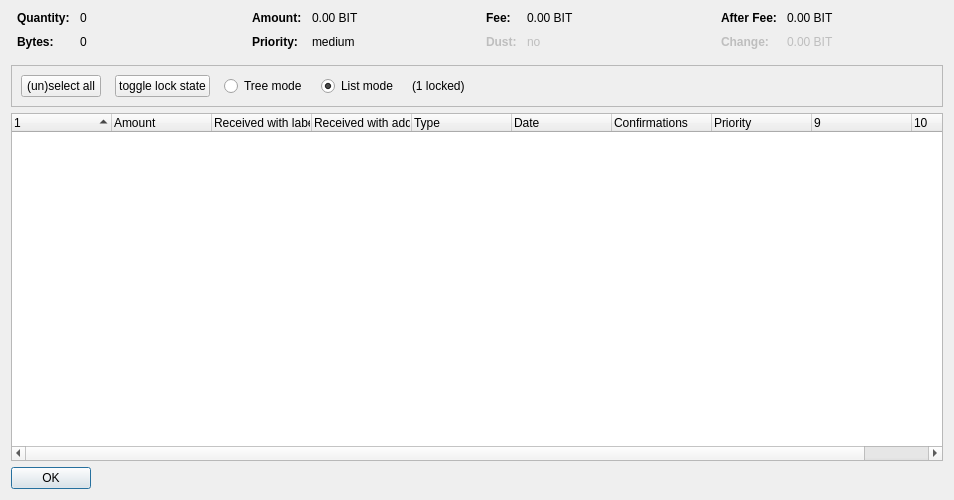
<?xml version="1.0" encoding="UTF-8"?>
<ui version="4.0">
 <class>CoinControlDialog</class>
 <widget class="QDialog" name="CoinControlDialog">
  <property name="geometry">
   <rect>
    <x>0</x>
    <y>0</y>
    <width>954</width>
    <height>500</height>
   </rect>
  </property>
  <property name="windowTitle">
   <string>Coin Selection</string>
  </property>
  <layout class="QVBoxLayout" name="verticalLayout">
   <item>
    <layout class="QHBoxLayout" name="horizontalLayoutTop" stretch="0,0,0,0">
     <property name="topMargin">
      <number>0</number>
     </property>
     <property name="bottomMargin">
      <number>10</number>
     </property>
     <item>
      <layout class="QFormLayout" name="formLayoutCoinControl1">
       <property name="horizontalSpacing">
        <number>10</number>
       </property>
       <property name="verticalSpacing">
        <number>10</number>
       </property>
       <property name="leftMargin">
        <number>6</number>
       </property>
       <property name="rightMargin">
        <number>6</number>
       </property>
       <item row="0" column="0">
        <widget class="QLabel" name="labelCoinControlQuantityText">
         <property name="font">
          <font>
           <weight>75</weight>
           <bold>true</bold>
          </font>
         </property>
         <property name="text">
          <string>Quantity:</string>
         </property>
        </widget>
       </item>
       <item row="0" column="1">
        <widget class="QLabel" name="labelCoinControlQuantity">
         <property name="cursor">
          <cursorShape>IBeamCursor</cursorShape>
         </property>
         <property name="contextMenuPolicy">
          <enum>Qt::ActionsContextMenu</enum>
         </property>
         <property name="text">
          <string notr="true">0</string>
         </property>
         <property name="textInteractionFlags">
          <set>Qt::LinksAccessibleByMouse|Qt::TextSelectableByKeyboard|Qt::TextSelectableByMouse</set>
         </property>
        </widget>
       </item>
       <item row="1" column="0">
        <widget class="QLabel" name="labelCoinControlBytesText">
         <property name="font">
          <font>
           <weight>75</weight>
           <bold>true</bold>
          </font>
         </property>
         <property name="text">
          <string>Bytes:</string>
         </property>
        </widget>
       </item>
       <item row="1" column="1">
        <widget class="QLabel" name="labelCoinControlBytes">
         <property name="cursor">
          <cursorShape>IBeamCursor</cursorShape>
         </property>
         <property name="contextMenuPolicy">
          <enum>Qt::ActionsContextMenu</enum>
         </property>
         <property name="text">
          <string notr="true">0</string>
         </property>
         <property name="textInteractionFlags">
          <set>Qt::LinksAccessibleByMouse|Qt::TextSelectableByKeyboard|Qt::TextSelectableByMouse</set>
         </property>
        </widget>
       </item>
      </layout>
     </item>
     <item>
      <layout class="QFormLayout" name="formLayoutCoinControl2">
       <property name="horizontalSpacing">
        <number>10</number>
       </property>
       <property name="verticalSpacing">
        <number>10</number>
       </property>
       <property name="leftMargin">
        <number>6</number>
       </property>
       <property name="rightMargin">
        <number>6</number>
       </property>
       <item row="0" column="0">
        <widget class="QLabel" name="labelCoinControlAmountText">
         <property name="font">
          <font>
           <weight>75</weight>
           <bold>true</bold>
          </font>
         </property>
         <property name="text">
          <string>Amount:</string>
         </property>
        </widget>
       </item>
       <item row="0" column="1">
        <widget class="QLabel" name="labelCoinControlAmount">
         <property name="cursor">
          <cursorShape>IBeamCursor</cursorShape>
         </property>
         <property name="contextMenuPolicy">
          <enum>Qt::ActionsContextMenu</enum>
         </property>
         <property name="text">
          <string notr="true">0.00 BIT</string>
         </property>
         <property name="textInteractionFlags">
          <set>Qt::LinksAccessibleByMouse|Qt::TextSelectableByKeyboard|Qt::TextSelectableByMouse</set>
         </property>
        </widget>
       </item>
       <item row="1" column="0">
        <widget class="QLabel" name="labelCoinControlPriorityText">
         <property name="font">
          <font>
           <weight>75</weight>
           <bold>true</bold>
          </font>
         </property>
         <property name="text">
          <string>Priority:</string>
         </property>
        </widget>
       </item>
       <item row="1" column="1">
        <widget class="QLabel" name="labelCoinControlPriority">
         <property name="cursor">
          <cursorShape>IBeamCursor</cursorShape>
         </property>
         <property name="contextMenuPolicy">
          <enum>Qt::ActionsContextMenu</enum>
         </property>
         <property name="text">
          <string>medium</string>
         </property>
         <property name="textInteractionFlags">
          <set>Qt::LinksAccessibleByMouse|Qt::TextSelectableByKeyboard|Qt::TextSelectableByMouse</set>
         </property>
        </widget>
       </item>
      </layout>
     </item>
     <item>
      <layout class="QFormLayout" name="formLayoutCoinControl3">
       <property name="horizontalSpacing">
        <number>10</number>
       </property>
       <property name="verticalSpacing">
        <number>10</number>
       </property>
       <property name="leftMargin">
        <number>6</number>
       </property>
       <property name="rightMargin">
        <number>6</number>
       </property>
       <item row="0" column="0">
        <widget class="QLabel" name="labelCoinControlFeeText">
         <property name="font">
          <font>
           <weight>75</weight>
           <bold>true</bold>
          </font>
         </property>
         <property name="text">
          <string>Fee:</string>
         </property>
        </widget>
       </item>
       <item row="0" column="1">
        <widget class="QLabel" name="labelCoinControlFee">
         <property name="cursor">
          <cursorShape>IBeamCursor</cursorShape>
         </property>
         <property name="contextMenuPolicy">
          <enum>Qt::ActionsContextMenu</enum>
         </property>
         <property name="text">
          <string notr="true">0.00 BIT</string>
         </property>
         <property name="textInteractionFlags">
          <set>Qt::LinksAccessibleByMouse|Qt::TextSelectableByKeyboard|Qt::TextSelectableByMouse</set>
         </property>
        </widget>
       </item>
       <item row="1" column="0">
        <widget class="QLabel" name="labelCoinControlLowOutputText">
         <property name="enabled">
          <bool>false</bool>
         </property>
         <property name="font">
          <font>
           <weight>75</weight>
           <bold>true</bold>
          </font>
         </property>
         <property name="text">
          <string>Dust:</string>
         </property>
        </widget>
       </item>
       <item row="1" column="1">
        <widget class="QLabel" name="labelCoinControlLowOutput">
         <property name="enabled">
          <bool>false</bool>
         </property>
         <property name="cursor">
          <cursorShape>IBeamCursor</cursorShape>
         </property>
         <property name="contextMenuPolicy">
          <enum>Qt::ActionsContextMenu</enum>
         </property>
         <property name="text">
          <string>no</string>
         </property>
         <property name="textInteractionFlags">
          <set>Qt::LinksAccessibleByMouse|Qt::TextSelectableByKeyboard|Qt::TextSelectableByMouse</set>
         </property>
        </widget>
       </item>
      </layout>
     </item>
     <item>
      <layout class="QFormLayout" name="formLayoutCoinControl4">
       <property name="horizontalSpacing">
        <number>10</number>
       </property>
       <property name="verticalSpacing">
        <number>10</number>
       </property>
       <property name="leftMargin">
        <number>6</number>
       </property>
       <property name="rightMargin">
        <number>6</number>
       </property>
       <item row="0" column="0">
        <widget class="QLabel" name="labelCoinControlAfterFeeText">
         <property name="font">
          <font>
           <weight>75</weight>
           <bold>true</bold>
          </font>
         </property>
         <property name="text">
          <string>After Fee:</string>
         </property>
        </widget>
       </item>
       <item row="0" column="1">
        <widget class="QLabel" name="labelCoinControlAfterFee">
         <property name="cursor">
          <cursorShape>IBeamCursor</cursorShape>
         </property>
         <property name="contextMenuPolicy">
          <enum>Qt::ActionsContextMenu</enum>
         </property>
         <property name="text">
          <string notr="true">0.00 BIT</string>
         </property>
         <property name="textInteractionFlags">
          <set>Qt::LinksAccessibleByMouse|Qt::TextSelectableByKeyboard|Qt::TextSelectableByMouse</set>
         </property>
        </widget>
       </item>
       <item row="1" column="0">
        <widget class="QLabel" name="labelCoinControlChangeText">
         <property name="enabled">
          <bool>false</bool>
         </property>
         <property name="font">
          <font>
           <weight>75</weight>
           <bold>true</bold>
          </font>
         </property>
         <property name="text">
          <string>Change:</string>
         </property>
        </widget>
       </item>
       <item row="1" column="1">
        <widget class="QLabel" name="labelCoinControlChange">
         <property name="enabled">
          <bool>false</bool>
         </property>
         <property name="cursor">
          <cursorShape>IBeamCursor</cursorShape>
         </property>
         <property name="contextMenuPolicy">
          <enum>Qt::ActionsContextMenu</enum>
         </property>
         <property name="text">
          <string notr="true">0.00 BIT</string>
         </property>
         <property name="textInteractionFlags">
          <set>Qt::LinksAccessibleByMouse|Qt::TextSelectableByKeyboard|Qt::TextSelectableByMouse</set>
         </property>
        </widget>
       </item>
      </layout>
     </item>
    </layout>
   </item>
   <item>
    <widget class="QFrame" name="frame">
     <property name="minimumSize">
      <size>
       <width>0</width>
       <height>40</height>
      </size>
     </property>
     <property name="frameShape">
      <enum>QFrame::StyledPanel</enum>
     </property>
     <property name="frameShadow">
      <enum>QFrame::Sunken</enum>
     </property>
     <layout class="QHBoxLayout" name="horizontalLayout">
      <item>
       <layout class="QHBoxLayout" name="horizontalLayoutPanel" stretch="0,0,0,0,0,0">
        <property name="spacing">
         <number>14</number>
        </property>
        <item>
         <widget class="QPushButton" name="pushButtonSelectAll">
          <property name="sizePolicy">
           <sizepolicy hsizetype="Maximum" vsizetype="Fixed">
            <horstretch>0</horstretch>
            <verstretch>0</verstretch>
           </sizepolicy>
          </property>
          <property name="text">
           <string>(un)select all</string>
          </property>
          <property name="autoDefault">
           <bool>false</bool>
          </property>
         </widget>
        </item>
        <item>
         <widget class="QPushButton" name="pushButtonToggleLock">
          <property name="sizePolicy">
           <sizepolicy hsizetype="Maximum" vsizetype="Fixed">
            <horstretch>0</horstretch>
            <verstretch>0</verstretch>
           </sizepolicy>
          </property>
          <property name="text">
           <string>toggle lock state</string>
          </property>
          <property name="autoDefault">
           <bool>false</bool>
          </property>
         </widget>
        </item>
        <item>
         <widget class="QRadioButton" name="radioTreeMode">
          <property name="sizePolicy">
           <sizepolicy hsizetype="Maximum" vsizetype="Fixed">
            <horstretch>0</horstretch>
            <verstretch>0</verstretch>
           </sizepolicy>
          </property>
          <property name="text">
           <string>Tree mode</string>
          </property>
         </widget>
        </item>
        <item>
         <widget class="QRadioButton" name="radioListMode">
          <property name="sizePolicy">
           <sizepolicy hsizetype="Maximum" vsizetype="Fixed">
            <horstretch>0</horstretch>
            <verstretch>0</verstretch>
           </sizepolicy>
          </property>
          <property name="text">
           <string>List mode</string>
          </property>
          <property name="checked">
           <bool>true</bool>
          </property>
         </widget>
        </item>
        <item>
         <widget class="QLabel" name="labelLocked">
          <property name="text">
           <string>(1 locked)</string>
          </property>
         </widget>
        </item>
        <item>
         <spacer name="horizontalSpacer">
          <property name="orientation">
           <enum>Qt::Horizontal</enum>
          </property>
          <property name="sizeHint" stdset="0">
           <size>
            <width>40</width>
            <height>20</height>
           </size>
          </property>
         </spacer>
        </item>
       </layout>
      </item>
     </layout>
    </widget>
   </item>
   <item>
    <widget class="CoinControlTreeWidget" name="treeWidget">
     <property name="contextMenuPolicy">
      <enum>Qt::CustomContextMenu</enum>
     </property>
     <property name="sortingEnabled">
      <bool>false</bool>
     </property>
     <property name="columnCount">
      <number>10</number>
     </property>
     <attribute name="headerShowSortIndicator" stdset="0">
      <bool>true</bool>
     </attribute>
     <attribute name="headerStretchLastSection">
      <bool>false</bool>
     </attribute>
     <column>
      <property name="text">
       <string/>
      </property>
     </column>
     <column>
      <property name="text">
       <string>Amount</string>
      </property>
     </column>
     <column>
      <property name="text">
       <string>Received with label</string>
      </property>
     </column>
     <column>
      <property name="text">
       <string>Received with address</string>
      </property>
     </column>
     <column>
      <property name="text">
       <string>Type</string>
      </property>
     </column>
     <column>
      <property name="text">
       <string>Date</string>
      </property>
     </column>
     <column>
      <property name="text">
       <string>Confirmations</string>
      </property>
      <property name="toolTip">
       <string>Confirmed</string>
      </property>
     </column>
     <column>
      <property name="text">
       <string>Priority</string>
      </property>
     </column>
     <column>
      <property name="text">
       <string/>
      </property>
     </column>
     <column>
      <property name="text">
       <string/>
      </property>
     </column>
    </widget>
   </item>
   <item>
    <widget class="QDialogButtonBox" name="buttonBox">
     <property name="sizePolicy">
      <sizepolicy hsizetype="Maximum" vsizetype="Fixed">
       <horstretch>0</horstretch>
       <verstretch>0</verstretch>
      </sizepolicy>
     </property>
     <property name="orientation">
      <enum>Qt::Horizontal</enum>
     </property>
     <property name="standardButtons">
      <set>QDialogButtonBox::Ok</set>
     </property>
    </widget>
   </item>
  </layout>
 </widget>
 <customwidgets>
  <customwidget>
   <class>CoinControlTreeWidget</class>
   <extends>QTreeWidget</extends>
   <header>coincontroltreewidget.h</header>
  </customwidget>
 </customwidgets>
 <resources/>
 <connections/>
</ui>
